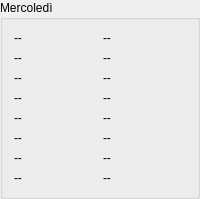
           <widget class="QGroupBox" name="groupBox_20">
            <property name="title">
             <string>Mercoledì</string>
            </property>
            <layout class="QVBoxLayout" name="verticalLayout_22">
             <item>
              <layout class="QHBoxLayout" name="horizontalLayout_124">
               <item>
                <widget class="QLabel" name="lline1_3">
                 <property name="text">
                  <string>--</string>
                 </property>
                </widget>
               </item>
               <item>
                <widget class="QLabel" name="llvalue1_3">
                 <property name="text">
                  <string>--</string>
                 </property>
                </widget>
               </item>
              </layout>
             </item>
             <item>
              <layout class="QHBoxLayout" name="horizontalLayout_129">
               <item>
                <widget class="QLabel" name="lline2_3">
                 <property name="text">
                  <string>--</string>
                 </property>
                </widget>
               </item>
               <item>
                <widget class="QLabel" name="llvalue2_3">
                 <property name="text">
                  <string>--</string>
                 </property>
                </widget>
               </item>
              </layout>
             </item>
             <item>
              <layout class="QHBoxLayout" name="horizontalLayout_125">
               <item>
                <widget class="QLabel" name="lline3_3">
                 <property name="text">
                  <string>--</string>
                 </property>
                </widget>
               </item>
               <item>
                <widget class="QLabel" name="llvalue3_3">
                 <property name="text">
                  <string>--</string>
                 </property>
                </widget>
               </item>
              </layout>
             </item>
             <item>
              <layout class="QHBoxLayout" name="horizontalLayout_127">
               <item>
                <widget class="QLabel" name="lline4_3">
                 <property name="text">
                  <string>--</string>
                 </property>
                </widget>
               </item>
               <item>
                <widget class="QLabel" name="llvalue4_3">
                 <property name="text">
                  <string>--</string>
                 </property>
                </widget>
               </item>
              </layout>
             </item>
             <item>
              <layout class="QHBoxLayout" name="horizontalLayout_126">
               <item>
                <widget class="QLabel" name="lline5_3">
                 <property name="text">
                  <string>--</string>
                 </property>
                </widget>
               </item>
               <item>
                <widget class="QLabel" name="llvalue5_3">
                 <property name="text">
                  <string>--</string>
                 </property>
                </widget>
               </item>
              </layout>
             </item>
             <item>
              <layout class="QHBoxLayout" name="horizontalLayout_128">
               <item>
                <widget class="QLabel" name="lline6_3">
                 <property name="text">
                  <string>--</string>
                 </property>
                </widget>
               </item>
               <item>
                <widget class="QLabel" name="llvalue6_3">
                 <property name="text">
                  <string>--</string>
                 </property>
                </widget>
               </item>
              </layout>
             </item>
             <item>
              <layout class="QHBoxLayout" name="horizontalLayout_123">
               <item>
                <widget class="QLabel" name="lline7_3">
                 <property name="text">
                  <string>--</string>
                 </property>
                </widget>
               </item>
               <item>
                <widget class="QLabel" name="llvalue7_3">
                 <property name="text">
                  <string>--</string>
                 </property>
                </widget>
               </item>
              </layout>
             </item>
             <item>
              <layout class="QHBoxLayout" name="horizontalLayout_130">
               <item>
                <widget class="QLabel" name="lline8_3">
                 <property name="text">
                  <string>--</string>
                 </property>
                </widget>
               </item>
               <item>
                <widget class="QLabel" name="llvalue8_3">
                 <property name="text">
                  <string>--</string>
                 </property>
                </widget>
               </item>
              </layout>
             </item>
            </layout>
           </widget>
